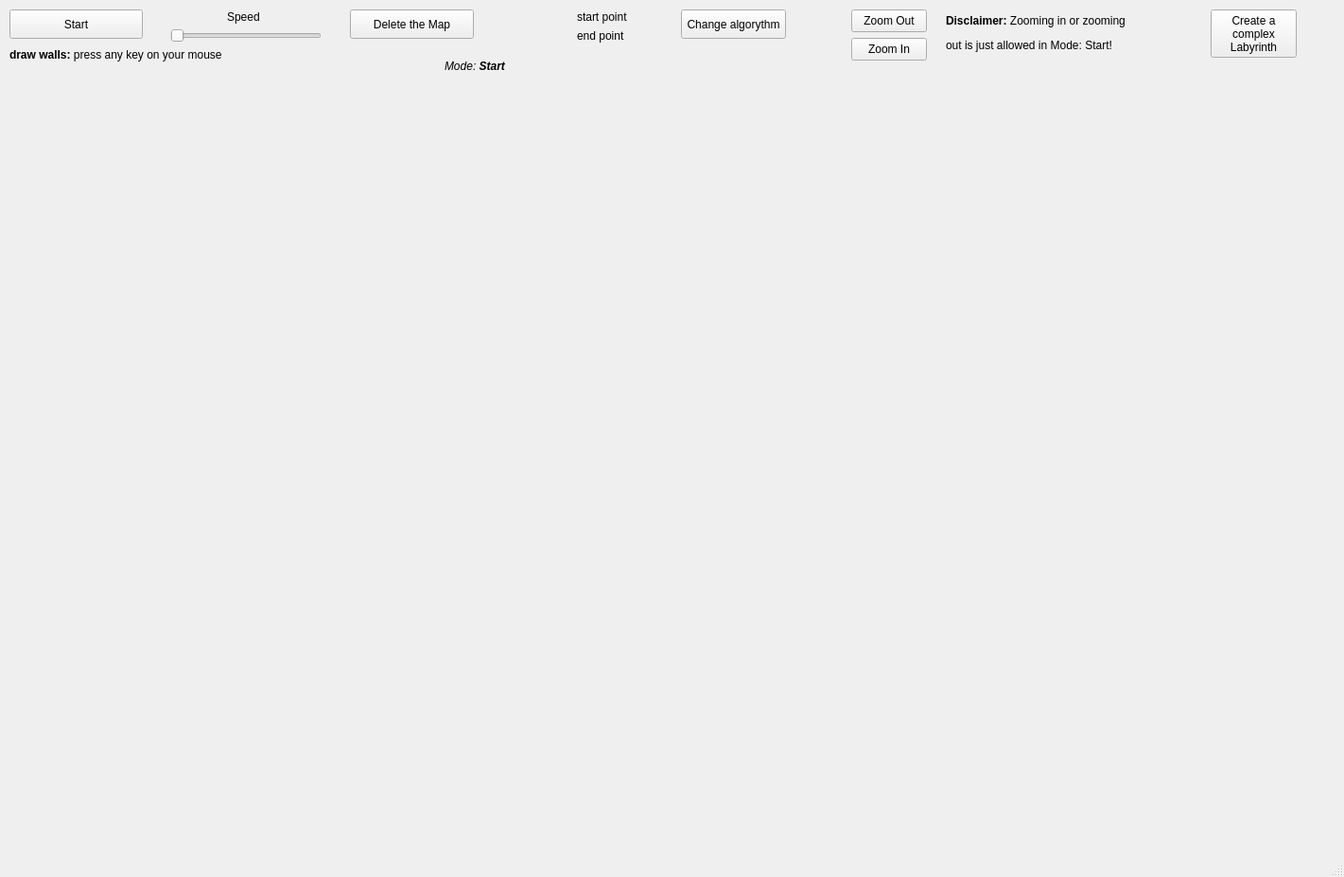
<?xml version="1.0" encoding="UTF-8"?>
<ui version="4.0">
 <class>MainWindow</class>
 <widget class="QMainWindow" name="MainWindow">
  <property name="enabled">
   <bool>true</bool>
  </property>
  <property name="geometry">
   <rect>
    <x>0</x>
    <y>0</y>
    <width>1421</width>
    <height>927</height>
   </rect>
  </property>
  <property name="sizePolicy">
   <sizepolicy hsizetype="MinimumExpanding" vsizetype="MinimumExpanding">
    <horstretch>0</horstretch>
    <verstretch>0</verstretch>
   </sizepolicy>
  </property>
  <property name="minimumSize">
   <size>
    <width>0</width>
    <height>0</height>
   </size>
  </property>
  <property name="windowTitle">
   <string>MainWindow</string>
  </property>
  <property name="toolTip">
   <string/>
  </property>
  <property name="toolTipDuration">
   <number>-1</number>
  </property>
  <property name="statusTip">
   <string/>
  </property>
  <property name="whatsThis">
   <string extracomment="&lt;html&gt;&lt;head/&gt;&lt;body&gt;&lt;p&gt;Wenn dieser Button geclickt wird, ändert sich der Suchalgorithmus, mit dem die Visualisierung betrieben wird.&lt;/p&gt;&lt;/body&gt;&lt;/html&gt;"/>
  </property>
  <property name="accessibleDescription">
   <string/>
  </property>
  <widget class="QWidget" name="centralwidget">
   <property name="enabled">
    <bool>true</bool>
   </property>
   <property name="maximumSize">
    <size>
     <width>2000</width>
     <height>2000</height>
    </size>
   </property>
   <widget class="QPushButton" name="btnStart">
    <property name="geometry">
     <rect>
      <x>10</x>
      <y>10</y>
      <width>141</width>
      <height>31</height>
     </rect>
    </property>
    <property name="text">
     <string>Start</string>
    </property>
   </widget>
   <widget class="QSlider" name="horizontalSliderSpeed">
    <property name="geometry">
     <rect>
      <x>180</x>
      <y>30</y>
      <width>160</width>
      <height>16</height>
     </rect>
    </property>
    <property name="minimum">
     <number>100</number>
    </property>
    <property name="maximum">
     <number>230</number>
    </property>
    <property name="singleStep">
     <number>5</number>
    </property>
    <property name="pageStep">
     <number>10</number>
    </property>
    <property name="value">
     <number>100</number>
    </property>
    <property name="orientation">
     <enum>Qt::Horizontal</enum>
    </property>
   </widget>
   <widget class="QLabel" name="labelSpeed">
    <property name="geometry">
     <rect>
      <x>240</x>
      <y>10</y>
      <width>58</width>
      <height>16</height>
     </rect>
    </property>
    <property name="text">
     <string>Speed</string>
    </property>
   </widget>
   <widget class="QPushButton" name="pushButtonDelete">
    <property name="geometry">
     <rect>
      <x>370</x>
      <y>10</y>
      <width>131</width>
      <height>31</height>
     </rect>
    </property>
    <property name="text">
     <string>Delete the Map</string>
    </property>
   </widget>
   <widget class="QLabel" name="labelColorStart">
    <property name="geometry">
     <rect>
      <x>540</x>
      <y>10</y>
      <width>41</width>
      <height>16</height>
     </rect>
    </property>
    <property name="text">
     <string/>
    </property>
   </widget>
   <widget class="QLabel" name="labelColorEnd">
    <property name="geometry">
     <rect>
      <x>540</x>
      <y>30</y>
      <width>41</width>
      <height>16</height>
     </rect>
    </property>
    <property name="text">
     <string/>
    </property>
   </widget>
   <widget class="QLabel" name="labelTextStart">
    <property name="geometry">
     <rect>
      <x>610</x>
      <y>10</y>
      <width>71</width>
      <height>16</height>
     </rect>
    </property>
    <property name="text">
     <string>start point</string>
    </property>
   </widget>
   <widget class="QLabel" name="labelTextEnd">
    <property name="geometry">
     <rect>
      <x>610</x>
      <y>30</y>
      <width>58</width>
      <height>16</height>
     </rect>
    </property>
    <property name="text">
     <string>end point</string>
    </property>
   </widget>
   <widget class="QLabel" name="labelErklaerungWalls">
    <property name="geometry">
     <rect>
      <x>10</x>
      <y>50</y>
      <width>571</width>
      <height>16</height>
     </rect>
    </property>
    <property name="text">
     <string>&lt;html&gt;&lt;head/&gt;&lt;body&gt;&lt;p&gt;&lt;span style=&quot; font-weight:600;&quot;&gt;draw walls: &lt;/span&gt;press any key on your mouse&lt;/p&gt;&lt;/body&gt;&lt;/html&gt;</string>
    </property>
   </widget>
   <widget class="QPushButton" name="btnChangeAlgo">
    <property name="geometry">
     <rect>
      <x>720</x>
      <y>10</y>
      <width>111</width>
      <height>31</height>
     </rect>
    </property>
    <property name="toolTip">
     <string/>
    </property>
    <property name="toolTipDuration">
     <number>1</number>
    </property>
    <property name="statusTip">
     <string/>
    </property>
    <property name="whatsThis">
     <string/>
    </property>
    <property name="text">
     <string>Change algorythm</string>
    </property>
   </widget>
   <widget class="QLabel" name="labelAlgo">
    <property name="geometry">
     <rect>
      <x>700</x>
      <y>50</y>
      <width>261</width>
      <height>16</height>
     </rect>
    </property>
    <property name="text">
     <string/>
    </property>
   </widget>
   <widget class="QPushButton" name="btnZoomOut">
    <property name="geometry">
     <rect>
      <x>900</x>
      <y>10</y>
      <width>80</width>
      <height>24</height>
     </rect>
    </property>
    <property name="text">
     <string>Zoom Out</string>
    </property>
   </widget>
   <widget class="QPushButton" name="btnZoomIn">
    <property name="geometry">
     <rect>
      <x>900</x>
      <y>40</y>
      <width>80</width>
      <height>24</height>
     </rect>
    </property>
    <property name="text">
     <string>Zoom In</string>
    </property>
   </widget>
   <widget class="QLabel" name="disclaimerLabel">
    <property name="geometry">
     <rect>
      <x>1000</x>
      <y>10</y>
      <width>231</width>
      <height>51</height>
     </rect>
    </property>
    <property name="text">
     <string>&lt;html&gt;&lt;head/&gt;&lt;body&gt;&lt;p&gt;&lt;span style=&quot; font-weight:600;&quot;&gt;Disclaimer: &lt;/span&gt;Zooming in or zooming&lt;/p&gt;&lt;p&gt;out is just allowed in Mode: Start!&lt;/p&gt;&lt;/body&gt;&lt;/html&gt;</string>
    </property>
   </widget>
   <widget class="QPushButton" name="btnCreateLabyrinth">
    <property name="geometry">
     <rect>
      <x>1280</x>
      <y>10</y>
      <width>91</width>
      <height>51</height>
     </rect>
    </property>
    <property name="text">
     <string>Create a 
complex 
Labyrinth</string>
    </property>
   </widget>
   <widget class="QLabel" name="labelState">
    <property name="geometry">
     <rect>
      <x>470</x>
      <y>60</y>
      <width>111</width>
      <height>20</height>
     </rect>
    </property>
    <property name="text">
     <string>&lt;html&gt;&lt;head/&gt;&lt;body&gt;&lt;p&gt;&lt;span style=&quot; font-style:italic;&quot;&gt;Mode:&lt;/span&gt;&lt;span style=&quot; font-weight:600; font-style:italic;&quot;&gt; Start&lt;/span&gt;&lt;/p&gt;&lt;/body&gt;&lt;/html&gt;</string>
    </property>
    <property name="textFormat">
     <enum>Qt::RichText</enum>
    </property>
   </widget>
  </widget>
  <widget class="QStatusBar" name="statusbar"/>
 </widget>
 <resources/>
 <connections/>
</ui>
